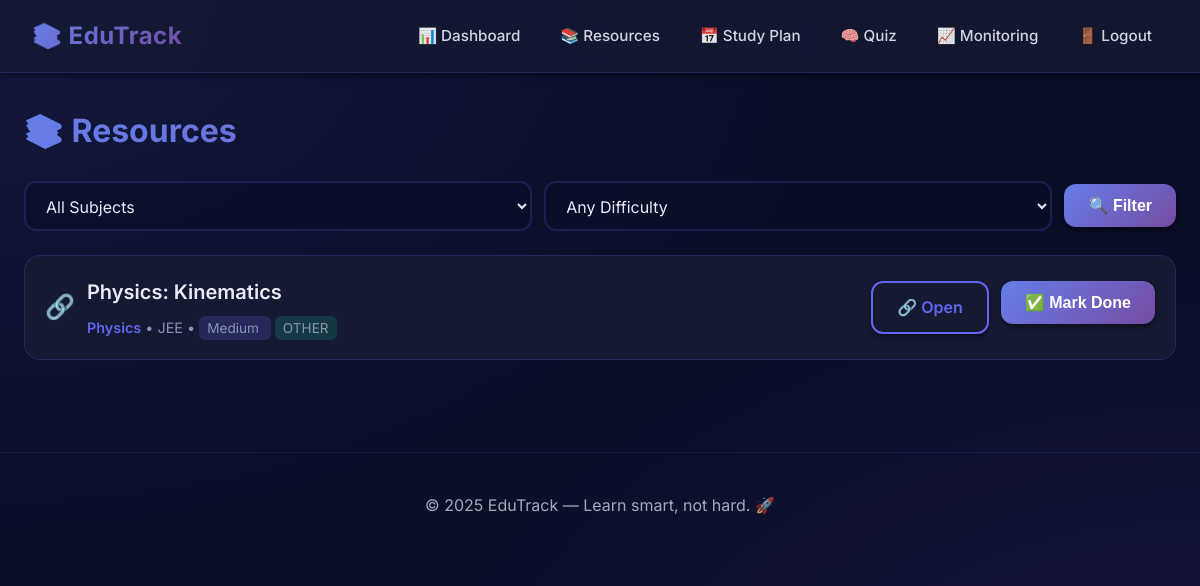
/resources (signed in), run on the app's committed database.
### models.py (models this page shows)
class Resource(db.Model):
    id = db.Column(db.Integer, primary_key=True)
    title = db.Column(db.String(255), nullable=False)
    subject = db.Column(db.String(50), nullable=False)
    grade = db.Column(db.String(10), nullable=True)
    exam = db.Column(db.String(20), nullable=True)
    difficulty = db.Column(db.String(10), default="easy")
    url = db.Column(db.String(500), nullable=False)
    resource_type = db.Column(db.String(20), default="other")  # pdf, youtube, other
    created_at = db.Column(db.DateTime, default=datetime.utcnow)

### app.py (the view)
@app.route('/resources')
@login_required
def resources():
    subject = request.args.get('subject', '')
    difficulty = request.args.get('difficulty', '')
    query = Resource.query
    if subject:
        query = query.filter_by(subject=subject)
    if difficulty:
        query = query.filter_by(difficulty=difficulty)
    if current_user.grade:
        query = query.filter((Resource.grade == current_user.grade) | (Resource.grade == None))
    if current_user.target_exam:
        query = query.filter((Resource.exam == current_user.target_exam) | (Resource.exam == None))
    items = query.all()
    subjects = db.session.query(Resource.subject).distinct().all()
    subjects = [s[0] for s in subjects]
    return render_template('resources.html', items=items, subjects=subjects)

### app.py (called while the page is built)
@login_manager.user_loader
def load_user(user_id):
    return User.query.get(int(user_id))

### templates/resources.html (shortened to what this page needs)
{% extends "base.html" %}
{% block content %}
<h2>📚 Resources</h2>
<form method="get" class="filters">
  <select name="subject">
    <option value="">All Subjects</option>
  </select>
  <select name="difficulty">
    <option value="">Any Difficulty</option>
  </select>
  <button class="btn" type="submit">🔍 Filter</button>
</form>
<div class="list">
  {% for r in items %}
  <div class="item">
    <div style="display: flex; align-items: center; gap: 12px;">
      {% if r.resource_type == 'youtube' %}
        <span style="font-size: 1.5rem;">📺</span>
      {% elif r.resource_type == 'pdf' %}
        <span style="font-size: 1.5rem;">📄</span>
      {% else %}
        <span style="font-size: 1.5rem;">🔗</span>
      {% endif %}
      <div>
        <h4>{{ r.title }}</h4>
        <p class="muted">
          <span style="color: var(--accent); font-weight: 600;">{{ r.subject }}</span> •
          {{ r.exam or ('Grade ' ~ r.grade) }} •
          <span style="padding: 4px 8px; background: rgba(99, 102, 241, 0.2); border-radius: 6px; font-size: 0.85rem;">
            {{ r.difficulty|capitalize }}
          </span>
          {% if r.resource_type %}
          <span style="padding: 4px 8px; background: rgba(16, 185, 129, 0.2); border-radius: 6px; font-size: 0.85rem; margin-left: 4px;">
            {{ r.resource_type|upper }}
          </span>
          {% endif %}
        </p>
      </div>
    </div>
    <div class="actions">
      {% if r.resource_type == 'youtube' %}
        <a class="btn outline" href="{{ r.url }}" target="_blank">▶️ Watch Video</a>
      {% elif r.resource_type == 'pdf' %}
        <a class="btn outline" href="{{ r.url }}" target="_blank">📄 View PDF</a>
      {% else %}
        <a class="btn outline" href="{{ r.url }}" target="_blank">🔗 Open</a>
      {% endif %}
      <form method="post" action="{{ url_for('track') }}" onsubmit="return tracked(this);" style="margin: 0;">
        <button class="btn" type="submit">✅ Mark Done</button>
      </form>
    </div>
  </div>
  {% else %}
  <div class="empty-state">
    <p>No resources found. Try adjusting your filters.</p>
  </div>
  {% endfor %}
</div>
{% endblock %}

### static/css/styles.css (style rules this page uses)
:root { --bg: #0a0e27; --panel: #151932; --panel-hover: #1d2342; --muted: #8b92b8; --text: #e8eaf6; --accent: #6366f1; --accent-hover: #818cf8; --accent-2: #10b981; --accent-2-hover: #34d399; --danger: #ef4444; --warning: #f59e0b; --success: #10b981; --gradient-1: linear-gradient(135deg, #667eea 0%, #764ba2 100%); --gradient-2: linear-gradient(135deg, #f093fb 0%, #f5576c 100%); --gradient-3: linear-gradient(135deg, #4facfe 0%, #00f2fe 100%); --shadow: 0 4px 6px -1px rgba(0, 0, 0, 0.3), 0 2px 4px -1px rgba(0, 0, 0, 0.2); --shadow-lg: 0 10px 15px -3px rgba(0, 0, 0, 0.4), 0 4px 6px -2px rgba(0, 0, 0, 0.3); }
* { box-sizing: border-box; margin: 0; padding: 0; }
body { margin: 0; font-family: 'Inter', 'Segoe UI', system-ui, -apple-system, Roboto, sans-serif; background: var(--bg); background-image: radial-gradient(at 0% 0%, rgba(99, 102, 241, 0.1) 0px, transparent 50%), radial-gradient(at 100% 100%, rgba(139, 92, 246, 0.1) 0px, transparent 50%); color: var(--text); line-height: 1.6; min-height: 100vh; }
a { color: var(--text); text-decoration: none; transition: all 0.3s ease; }
input, select, textarea { background: rgba(10, 14, 39, 0.6); color: var(--text); border: 2px solid rgba(99, 102, 241, 0.2); border-radius: 12px; padding: 12px 16px; font-size: 1rem; transition: all 0.3s ease; font-family: inherit; }
.btn { background: var(--gradient-1); color: white; border: none; border-radius: 12px; padding: 12px 24px; cursor: pointer; font-weight: 600; font-size: 1rem; transition: all 0.3s ease; box-shadow: var(--shadow); position: relative; overflow: hidden; }
.btn::before { content: ''; position: absolute; top: 0; left: -100%; width: 100%; height: 100%; background: linear-gradient(90deg, transparent, rgba(255, 255, 255, 0.2), transparent); transition: left 0.5s; }
.btn.outline { background: transparent; border: 2px solid var(--accent); color: var(--accent); }
h2 { font-size: 2rem; font-weight: 700; margin-bottom: 24px; background: var(--gradient-1); -webkit-background-clip: text; -webkit-text-fill-color: transparent; background-clip: text; }
h4 { font-size: 1.25rem; font-weight: 600; margin-bottom: 8px; color: var(--text); }
.muted { color: var(--muted); font-size: 0.9rem; }
.list { display: flex; flex-direction: column; gap: 16px; }
.item { display: flex; justify-content: space-between; align-items: center; background: var(--panel); padding: 20px; border-radius: 16px; border: 1px solid rgba(99, 102, 241, 0.2); transition: all 0.3s ease; }
.actions { display: flex; gap: 12px; flex-wrap: wrap; }
.filters { display: flex; gap: 12px; margin-bottom: 24px; flex-wrap: wrap; align-items: center; }
.filters select { flex: 1; min-width: 200px; }

### data on the page
Resource: title "Physics: Kinematics", subject "Physics", exam "JEE", difficulty "Medium", resource_type "OTHER"
